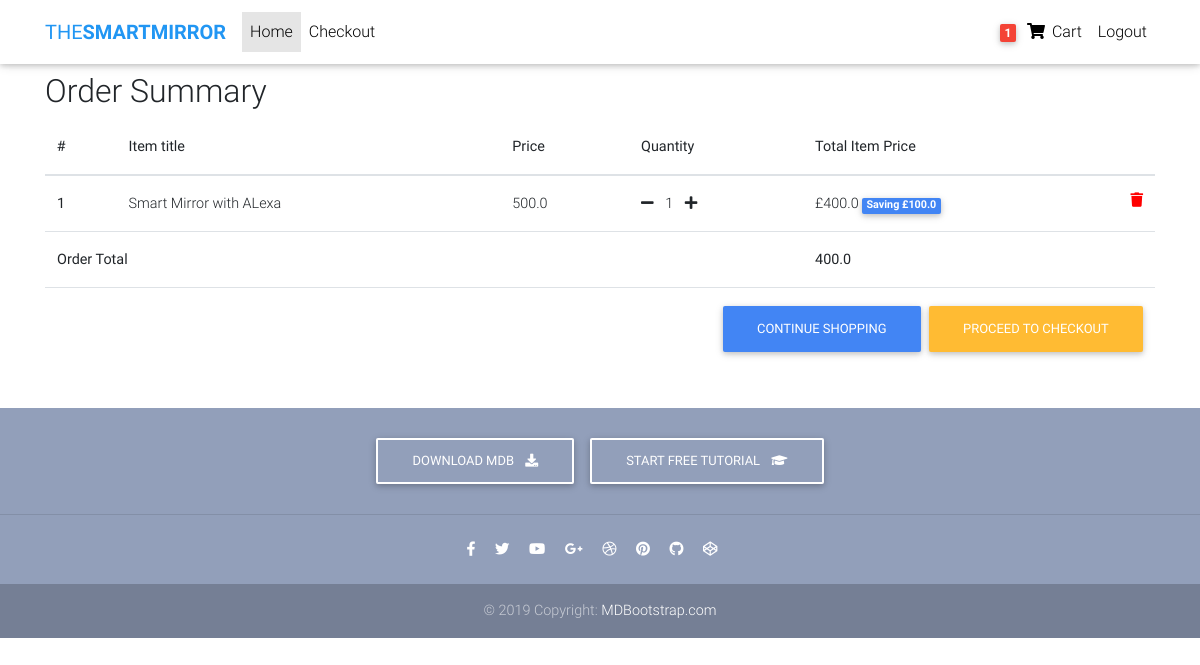
Before: /order-summary/ (signed in) with the older database file.
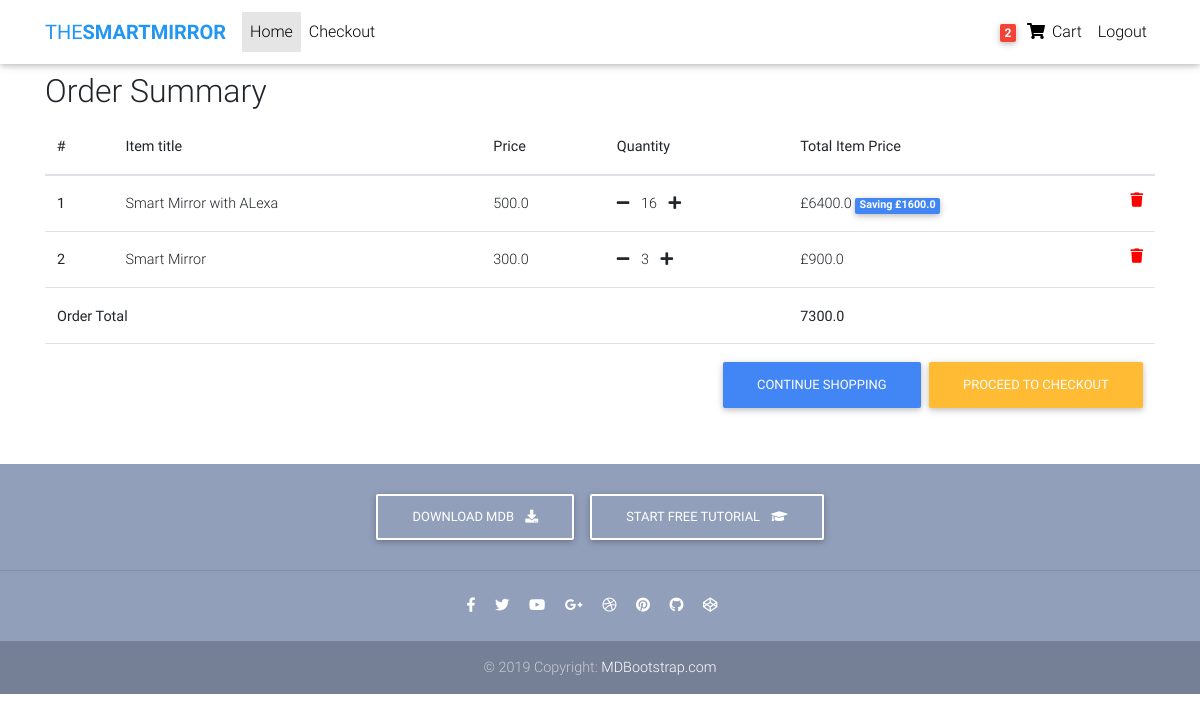
After: the same page with the newer database file.
### core/models.py (models this page shows, shortened)
class Order(models.Model):
    user = models.ForeignKey(settings.AUTH_USER_MODEL, on_delete=models.CASCADE)
    items = models.ManyToManyField(OrderItem)
    start_date = models.DateTimeField(auto_now_add=True)
    ordered_date = models.DateTimeField()
    ordered = models.BooleanField(default=False)
    def get_total(self):
        total = 0
        for order_item in self.items.all():
            total += order_item.get_final_price()
        return total

class OrderItem(models.Model):
    user = models.ForeignKey(settings.AUTH_USER_MODEL,
                            on_delete=models.CASCADE)
    item = models.ForeignKey(Item, on_delete=models.CASCADE)
    quantity = models.IntegerField(default=1)
    ordered = models.BooleanField(default=False)
    def get_total_item_price(self):
        return self.quantity * self.item.price
    def get_total_discount_item_price(self):
        return self.quantity * self.item.discount_price
    def get_amount_saved(self):
        return self.get_total_item_price() - self.get_total_discount_item_price()
    def get_final_price(self):
        if self.item.discount_price:
            return self.get_total_discount_item_price()
        return self.get_total_item_price()

class Item(models.Model):
    title = models.CharField(max_length=100)
    price = models.FloatField()
    discount_price = models.FloatField(blank=True, null=True)
    category = models.CharField(choices=CATEGORY_CHOICES, max_length=2)
    label = models.CharField(choices=LABEL_CHOICES, max_length=1)
    slug = models.SlugField()
    description = models.TextField()

### core/views.py (the view)
# urls.py: path('order-summary/', OrderSummaryView.as_view(), name="order-summary"),
class OrderSummaryView(LoginRequiredMixin, View):
    def get(self, *args, **kwargs):
        try:
            order = Order.objects.get(user=self.request.user, ordered=False)
            context = {
                'object':order
            }
            return render(self.request, 'order_summary.html', context)
        except ObjectDoesNotExist:
            messages.error(self.request, "You do not have active order")
            return redirect("/")

### core/templatetags/cart_template_tags.py (called while the page is built)
@register.filter
def cart_item_count(user):
    if user.is_authenticated:
        qs = Order.objects.filter(user=user, ordered=False)
        if qs.exists():
            return qs[0].items.count()
    return 0

### templates/order_summary.html (shortened to what this page needs)
{% extends 'base.html' %}
{% block content %}
  <main>
    <div class="container">
        <div class="table-responsive text-nowrap">
            <h2>Order Summary</h2>
            <table class="table">
              <thead>
                <tr>
                  <th scope="col">#</th>
                  <th scope="col">Item title</th>
                  <th scope="col">Price</th>
                  <th scope="col">Quantity</th>
                  <th scope="col">Total Item Price</th>
                </tr>
              </thead>
              <tbody>
                {% for order_item in object.items.all %}
                <tr>
                  <th scope="row">{{ forloop.counter }}</th>
                  <td>{{ order_item.item.title }}</td>
                  <td>{{ order_item.item.price }}</td>
                  <td>
                      <a href="{% url 'core:remove-single-item-from-cart' order_item.item.slug %}"><i class="fas fa-minus mr-2"></i></a>
                      {{ order_item.quantity }}
                      <a href="{% url 'core:add-to-cart' order_item.item.slug %}"><i class="fas fa-plus ml-2"></i></a>
                  </td>
                  <td>
                  {% if order_item.item.discount_price %}
                      £{{ order_item.get_total_discount_item_price }}
                      <span class="badge badge-primary">Saving £{{ order_item.get_amount_saved }}</span>
                  {% else %}
                      £{{ order_item.get_total_item_price }}
                  {% endif %}
                  <a style='color: red;' href="{% url 'core:remove-from-cart' order_item.item.slug %}">
                      <i class="fas fa-trash float-right"></i>
                  </a>
                  </td>
                </tr>
                {% endfor %}
                {% if object.get_total %}
                <tr>
                  <td colspan="4"><b>Order Total</b></td>
                  <td><b>{{ object.get_total }}</b></td>
                </tr>
                <tr>
                  <td colspan="5">
                  <a class='btn btn-warning float-right ml-2' href="/checkout/">Proceed to checkout</a>
                  <a class='btn btn-primary float-right' href="/">Continue shopping</a>
                  </td>
                </tr>
                {% endif %}
              </tbody>
            </table>
          </div>
    </div>
  </main>
  {% endblock %}

### templates/base.html (shortened to what this page needs)
{% load static %}
<!DOCTYPE html>
<html lang="en">
<head>
  <link rel="stylesheet" href="https://use.fontawesome.com/releases/v5.11.2/css/all.css">
  <link href="{% static 'css/bootstrap.min.css' %}" rel="stylesheet">
  <link href="{% static 'css/mdb.min.css' %}" rel="stylesheet">
  <link href="{% static 'css/style.min.css' %}" rel="stylesheet">
</head>
<body>
{% include "navbar.html" %}
<div class="mt-5 pt-4">
</div>
{% block content %}
{% endblock content %}
{% include "footer.html" %}
</body>
</html>

### templates/navbar.html (shortened to what this page needs)
  {% load cart_template_tags %}
  <nav class="navbar fixed-top navbar-expand-lg navbar-light white scrolling-navbar">
    <div class="container">
      <a class="navbar-brand waves-effect" href="#">
        <strong class="blue-text">THE<b>SMARTMIRROR</b></strong>
      </a>
      <div class="collapse navbar-collapse" id="navbarSupportedContent">
        <ul class="navbar-nav mr-auto">
          <li class="nav-item active">
            <a class="nav-link waves-effect" href="{% url 'core:home' %}">Home
            </a>
          </li>
          <li class="nav-item">
            <a class="nav-link waves-effect" href="{% url 'core:checkout' %}">Checkout</a>
          </li>
        </ul>
        <ul class="navbar-nav nav-flex-icons">
          {% if request.user.is_authenticated %}
          <li class="nav-item">
            <a href="{% url 'core:order-summary' %}" class="nav-link waves-effect">
              <span class="badge red z-depth-1 mr-1"> {{ request.user|cart_item_count }} </span>
              <i class="fas fa-shopping-cart"></i>
              <span class="clearfix d-none d-sm-inline-block"> Cart </span>
            </a>
          </li>
          <li class="nav-item">
            <a class="nav-link waves-effect" href="{% url 'account_logout' %}">
              <span class="clearfix d-none d-sm-inline-block"> Logout </span>
            </a>
          </li>
          {% endif %}
        </ul>
      </div>
    </div>
  </nav>

### templates/footer.html
  <footer class="page-footer text-center font-small mt-4 wow fadeIn">
    <div class="pt-4">
      <a class="btn btn-outline-white" href="https://mdbootstrap.com/docs/jquery/getting-started/download/" target="_blank"
        role="button">Download MDB
        <i class="fas fa-download ml-2"></i>
      </a>
      <a class="btn btn-outline-white" href="https://mdbootstrap.com/education/bootstrap/" target="_blank" role="button">Start
        free tutorial
        <i class="fas fa-graduation-cap ml-2"></i>
      </a>
    </div>
    <hr class="my-4">
    <div class="pb-4">
      <a href="https://www.facebook.com/mdbootstrap" target="_blank">
        <i class="fab fa-facebook-f mr-3"></i>
      </a>
      <a href="https://twitter.com/MDBootstrap" target="_blank">
        <i class="fab fa-twitter mr-3"></i>
      </a>
      <a href="https://www.youtube.com/watch?v=7MUISDJ5ZZ4" target="_blank">
        <i class="fab fa-youtube mr-3"></i>
      </a>
      <a href="https://plus.google.com/u/0/b/107863090883699620484" target="_blank">
        <i class="fab fa-google-plus-g mr-3"></i>
      </a>
      <a href="https://dribbble.com/mdbootstrap" target="_blank">
        <i class="fab fa-dribbble mr-3"></i>
      </a>
      <a href="https://pinterest.com/mdbootstrap" target="_blank">
        <i class="fab fa-pinterest mr-3"></i>
      </a>
      <a href="https://github.com/mdbootstrap/bootstrap-material-design" target="_blank">
        <i class="fab fa-github mr-3"></i>
      </a>
      <a href="http://codepen.io/mdbootstrap/" target="_blank">
        <i class="fab fa-codepen mr-3"></i>
      </a>
    </div>
    <div class="footer-copyright py-3">
      © 2019 Copyright:
      <a href="https://mdbootstrap.com/education/bootstrap/" target="_blank"> MDBootstrap.com </a>
    </div>
  </footer>

### templates/scripts.html (shortened to what this page needs)
{% load static %}

### templates/base.html (style rules this page uses)
html, body, header, .carousel { height: 60vh; }

Changed rows visible on the page:
changed OrderItem "Smart Mirror with ALexa": quantity "1" → "16"; get_total_discount_item_price "400.0" → "6400.0"; get_amount_saved "100.0" → "1600.0"
now on this page (row edited): OrderItem: item "Smart Mirror", item.price "300.0", quantity "3", get_total_item_price "900.0"
changed through a linked row, Order: get_total "400.0" → "7300.0"
Other visible differences:
{{ request.user|cart_item_count }}: "1" → "2"
